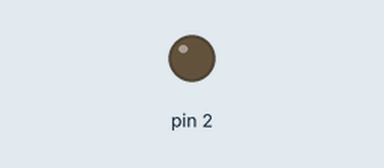
Simulated run of this sketch. Board: Arduino Uno, built with avr-gcc and run on an emulated ATmega328P. Shown: output pins drawn as LEDs (lit = HIGH).

Above: at 0.9 s.
At 3.8 s:
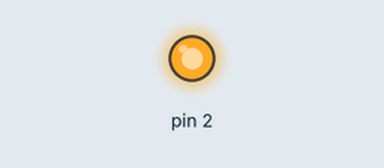
Timing chart, 0 to 10.0 s (numbered marks = the images above):
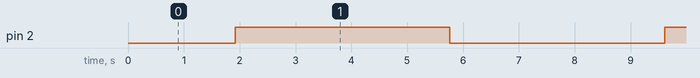

Measured:
- by itself, pin 2: alternates HIGH for 3.8 s and LOW for 3.8 s

The sketch:

led_pwm_esp.ino
```cpp
void setup(){
  // configure LED PWM functionalitites
  pinMode(2, OUTPUT);
}

void loop(){
  // increase the LED brightness
  for(int dutyCycle = 0; dutyCycle <= 255; dutyCycle++){
    analogWrite(2, dutyCycle);
    delay(15);
  }

  // decrease the LED brightness
  for(int dutyCycle = 255; dutyCycle >= 0; dutyCycle--){
    // changing the LED brightness with PWM
    analogWrite(2, dutyCycle);
    delay(15);
  }
}
```
